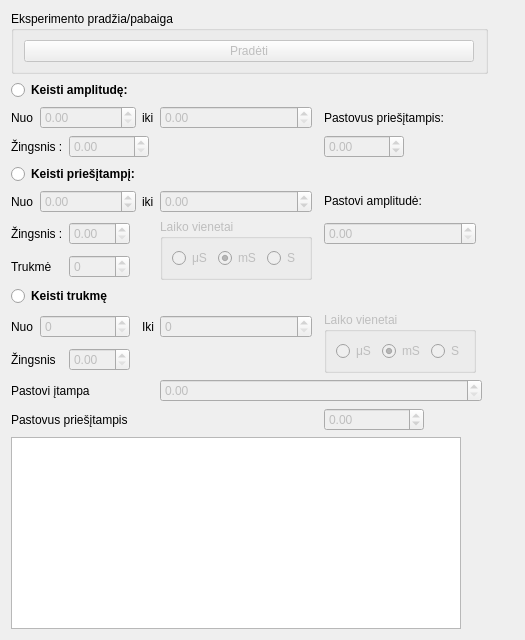
      <widget class="QWidget" name="expSessionTab">
       <attribute name="title">
        <string>Eksperimentas</string>
       </attribute>
       <layout class="QGridLayout" name="gridLayout_22">
        <item row="0" column="3" rowspan="3" colspan="2">
         <widget class="experimentPlotWidget" name="experimentDataPlots" native="true"/>
        </item>
        <item row="1" column="0">
         <layout class="QGridLayout" name="gridLayout_21">
          <item row="0" column="0" colspan="7">
           <widget class="QRadioButton" name="sweepAmplitudeRadioButton">
            <property name="font">
             <font>
              <weight>75</weight>
              <bold>true</bold>
             </font>
            </property>
            <property name="text">
             <string>Keisti amplitudę:</string>
            </property>
            <property name="checked">
             <bool>false</bool>
            </property>
            <property name="autoExclusive">
             <bool>true</bool>
            </property>
            <attribute name="buttonGroup">
             <string notr="true">buttonGroup</string>
            </attribute>
           </widget>
          </item>
          <item row="1" column="0">
           <widget class="QLabel" name="label_10">
            <property name="text">
             <string>Nuo</string>
            </property>
           </widget>
          </item>
          <item row="1" column="1" colspan="3">
           <widget class="QDoubleSpinBox" name="startAmplitudeSweepBox">
            <property name="enabled">
             <bool>false</bool>
            </property>
           </widget>
          </item>
          <item row="2" column="2" colspan="4">
           <widget class="QDoubleSpinBox" name="stepForAmplitudeSweepBox">
            <property name="enabled">
             <bool>false</bool>
            </property>
            <property name="maximumSize">
             <size>
              <width>80</width>
              <height>16777215</height>
             </size>
            </property>
           </widget>
          </item>
          <item row="2" column="0" colspan="2">
           <widget class="QLabel" name="label_11">
            <property name="maximumSize">
             <size>
              <width>70</width>
              <height>16777215</height>
             </size>
            </property>
            <property name="text">
             <string>Žingsnis :</string>
            </property>
           </widget>
          </item>
          <item row="3" column="0" colspan="7">
           <widget class="QRadioButton" name="sweepOffsetRadioButton">
            <property name="font">
             <font>
              <weight>75</weight>
              <bold>true</bold>
             </font>
            </property>
            <property name="text">
             <string>Keisti priešįtampį:</string>
            </property>
            <property name="autoExclusive">
             <bool>true</bool>
            </property>
            <attribute name="buttonGroup">
             <string notr="true">buttonGroup</string>
            </attribute>
           </widget>
          </item>
          <item row="4" column="1" colspan="3">
           <widget class="QDoubleSpinBox" name="startOffsetSweepBox">
            <property name="enabled">
             <bool>false</bool>
            </property>
            <property name="minimum">
             <double>-20.000000000000000</double>
            </property>
            <property name="maximum">
             <double>20.000000000000000</double>
            </property>
           </widget>
          </item>
          <item row="4" column="0">
           <widget class="QLabel" name="label_16">
            <property name="text">
             <string>Nuo</string>
            </property>
           </widget>
          </item>
          <item row="5" column="0" colspan="2">
           <widget class="QLabel" name="label_19">
            <property name="text">
             <string>Žingsnis :</string>
            </property>
           </widget>
          </item>
          <item row="6" column="0" colspan="2">
           <widget class="QLabel" name="label_14">
            <property name="text">
             <string>Trukmė</string>
            </property>
           </widget>
          </item>
          <item row="8" column="1" colspan="2">
           <widget class="QSpinBox" name="startTimeSweepBox">
            <property name="enabled">
             <bool>false</bool>
            </property>
           </widget>
          </item>
          <item row="7" column="0" colspan="5">
           <widget class="QRadioButton" name="sweepTimeRadioButton">
            <property name="font">
             <font>
              <weight>75</weight>
              <bold>true</bold>
             </font>
            </property>
            <property name="text">
             <string>Keisti trukmę</string>
            </property>
            <property name="autoExclusive">
             <bool>true</bool>
            </property>
            <attribute name="buttonGroup">
             <string notr="true">buttonGroup</string>
            </attribute>
           </widget>
          </item>
          <item row="8" column="0">
           <widget class="QLabel" name="label_23">
            <property name="text">
             <string>Nuo</string>
            </property>
           </widget>
          </item>
          <item row="8" column="4">
           <widget class="QLabel" name="label_24">
            <property name="text">
             <string>Iki</string>
            </property>
           </widget>
          </item>
          <item row="9" column="0" colspan="2">
           <widget class="QLabel" name="label_25">
            <property name="text">
             <string>Žingsnis</string>
            </property>
           </widget>
          </item>
          <item row="10" column="5" colspan="4">
           <widget class="QDoubleSpinBox" name="fixedAmplTimeSweepBox">
            <property name="enabled">
             <bool>false</bool>
            </property>
           </widget>
          </item>
          <item row="10" column="0" colspan="5">
           <widget class="QLabel" name="label_26">
            <property name="text">
             <string>Pastovi įtampa</string>
            </property>
           </widget>
          </item>
          <item row="11" column="7" colspan="3">
           <widget class="QDoubleSpinBox" name="fixedOffsTimeSweepBox">
            <property name="enabled">
             <bool>false</bool>
            </property>
            <property name="maximumSize">
             <size>
              <width>100</width>
              <height>16777215</height>
             </size>
            </property>
            <property name="minimum">
             <double>-20.000000000000000</double>
            </property>
            <property name="maximum">
             <double>20.000000000000000</double>
            </property>
           </widget>
          </item>
          <item row="11" column="0" colspan="7">
           <widget class="QLabel" name="label_27">
            <property name="maximumSize">
             <size>
              <width>200</width>
              <height>16777215</height>
             </size>
            </property>
            <property name="text">
             <string>Pastovus priešįtampis</string>
            </property>
           </widget>
          </item>
          <item row="4" column="5">
           <widget class="QDoubleSpinBox" name="stopOffsetSweepBox">
            <property name="enabled">
             <bool>false</bool>
            </property>
            <property name="minimum">
             <double>-20.000000000000000</double>
            </property>
            <property name="maximum">
             <double>20.000000000000000</double>
            </property>
           </widget>
          </item>
          <item row="2" column="7">
           <widget class="QDoubleSpinBox" name="fixedOffsetBox">
            <property name="enabled">
             <bool>false</bool>
            </property>
            <property name="maximumSize">
             <size>
              <width>80</width>
              <height>16777215</height>
             </size>
            </property>
            <property name="minimum">
             <double>-20.000000000000000</double>
            </property>
            <property name="maximum">
             <double>20.000000000000000</double>
            </property>
           </widget>
          </item>
          <item row="1" column="4">
           <widget class="QLabel" name="label_9">
            <property name="text">
             <string>iki</string>
            </property>
           </widget>
          </item>
          <item row="1" column="5">
           <widget class="QDoubleSpinBox" name="stopAmplitudeSweepBox">
            <property name="enabled">
             <bool>false</bool>
            </property>
           </widget>
          </item>
          <item row="1" column="7">
           <widget class="QLabel" name="label_13">
            <property name="maximumSize">
             <size>
              <width>200</width>
              <height>16777215</height>
             </size>
            </property>
            <property name="text">
             <string>Pastovus priešįtampis:</string>
            </property>
            <property name="wordWrap">
             <bool>true</bool>
            </property>
           </widget>
          </item>
          <item row="4" column="4">
           <widget class="QLabel" name="label_15">
            <property name="text">
             <string>iki</string>
            </property>
           </widget>
          </item>
          <item row="5" column="2">
           <widget class="QDoubleSpinBox" name="stepForOffsetSweep">
            <property name="enabled">
             <bool>false</bool>
            </property>
           </widget>
          </item>
          <item row="6" column="2">
           <widget class="QSpinBox" name="timeForAmplOffsSweepBox">
            <property name="enabled">
             <bool>false</bool>
            </property>
            <property name="maximum">
             <number>10000</number>
            </property>
           </widget>
          </item>
          <item row="5" column="5" rowspan="2">
           <widget class="QGroupBox" name="groupBoxForSweepAO">
            <property name="enabled">
             <bool>false</bool>
            </property>
            <property name="sizePolicy">
             <sizepolicy hsizetype="Fixed" vsizetype="Fixed">
              <horstretch>0</horstretch>
              <verstretch>0</verstretch>
             </sizepolicy>
            </property>
            <property name="title">
             <string>Laiko vienetai</string>
            </property>
            <layout class="QGridLayout" name="gridLayout_25">
             <item row="0" column="1">
              <widget class="QRadioButton" name="time_unit_mS">
               <property name="text">
                <string>mS</string>
               </property>
               <property name="checked">
                <bool>true</bool>
               </property>
              </widget>
             </item>
             <item row="0" column="2">
              <widget class="QRadioButton" name="time_unit_S">
               <property name="text">
                <string>S</string>
               </property>
              </widget>
             </item>
             <item row="0" column="0">
              <widget class="QRadioButton" name="time_unit_uS">
               <property name="text">
                <string>μS</string>
               </property>
              </widget>
             </item>
            </layout>
           </widget>
          </item>
          <item row="5" column="7">
           <widget class="QDoubleSpinBox" name="fixedAmplitudeBox">
            <property name="enabled">
             <bool>false</bool>
            </property>
           </widget>
          </item>
          <item row="4" column="7">
           <widget class="QLabel" name="label_20">
            <property name="text">
             <string>&lt;html&gt;&lt;head/&gt;&lt;body&gt;&lt;p&gt;Pastovi amplitudė:&lt;/p&gt;&lt;/body&gt;&lt;/html&gt;</string>
            </property>
            <property name="wordWrap">
             <bool>true</bool>
            </property>
           </widget>
          </item>
          <item row="8" column="5">
           <widget class="QSpinBox" name="stopTimeSweepBox">
            <property name="enabled">
             <bool>false</bool>
            </property>
           </widget>
          </item>
          <item row="9" column="2">
           <widget class="QDoubleSpinBox" name="stepForTimeSweepBox">
            <property name="enabled">
             <bool>false</bool>
            </property>
           </widget>
          </item>
          <item row="8" column="7" rowspan="2">
           <widget class="QGroupBox" name="groupBoxForSwepTime">
            <property name="enabled">
             <bool>false</bool>
            </property>
            <property name="sizePolicy">
             <sizepolicy hsizetype="Fixed" vsizetype="Fixed">
              <horstretch>0</horstretch>
              <verstretch>0</verstretch>
             </sizepolicy>
            </property>
            <property name="title">
             <string>Laiko vienetai</string>
            </property>
            <layout class="QGridLayout" name="gridLayout_23">
             <item row="0" column="0">
              <widget class="QRadioButton" name="time_unit_us_t">
               <property name="text">
                <string>μS</string>
               </property>
              </widget>
             </item>
             <item row="0" column="1">
              <widget class="QRadioButton" name="time_unit_mS_t">
               <property name="text">
                <string>mS</string>
               </property>
               <property name="checked">
                <bool>true</bool>
               </property>
              </widget>
             </item>
             <item row="0" column="2">
              <widget class="QRadioButton" name="time_unit_S_t">
               <property name="text">
                <string>S</string>
               </property>
              </widget>
             </item>
            </layout>
           </widget>
          </item>
         </layout>
        </item>
        <item row="2" column="0">
         <widget class="QPlainTextEdit" name="experimentPlainLog">
          <property name="sizePolicy">
           <sizepolicy hsizetype="Fixed" vsizetype="Expanding">
            <horstretch>0</horstretch>
            <verstretch>0</verstretch>
           </sizepolicy>
          </property>
          <property name="maximumSize">
           <size>
            <width>450</width>
            <height>600</height>
           </size>
          </property>
         </widget>
        </item>
        <item row="0" column="0">
         <widget class="QGroupBox" name="groupBox_5">
          <property name="title">
           <string>Eksperimento pradžia/pabaiga</string>
          </property>
          <layout class="QGridLayout" name="gridLayout_11">
           <item row="0" column="0">
            <widget class="QPushButton" name="startExperimentButton">
             <property name="enabled">
              <bool>false</bool>
             </property>
             <property name="maximumSize">
              <size>
               <width>450</width>
               <height>16777215</height>
              </size>
             </property>
             <property name="text">
              <string>Pradėti</string>
             </property>
            </widget>
           </item>
          </layout>
         </widget>
        </item>
        <item row="2" column="1">
         <spacer name="verticalSpacer_3">
          <property name="orientation">
           <enum>Qt::Vertical</enum>
          </property>
          <property name="sizeHint" stdset="0">
           <size>
            <width>20</width>
            <height>55</height>
           </size>
          </property>
         </spacer>
        </item>
        <item row="1" column="1">
         <spacer name="horizontalSpacer_13">
          <property name="orientation">
           <enum>Qt::Horizontal</enum>
          </property>
          <property name="sizeType">
           <enum>QSizePolicy::Fixed</enum>
          </property>
          <property name="sizeHint" stdset="0">
           <size>
            <width>10</width>
            <height>20</height>
           </size>
          </property>
         </spacer>
        </item>
       </layout>
      </widget>
